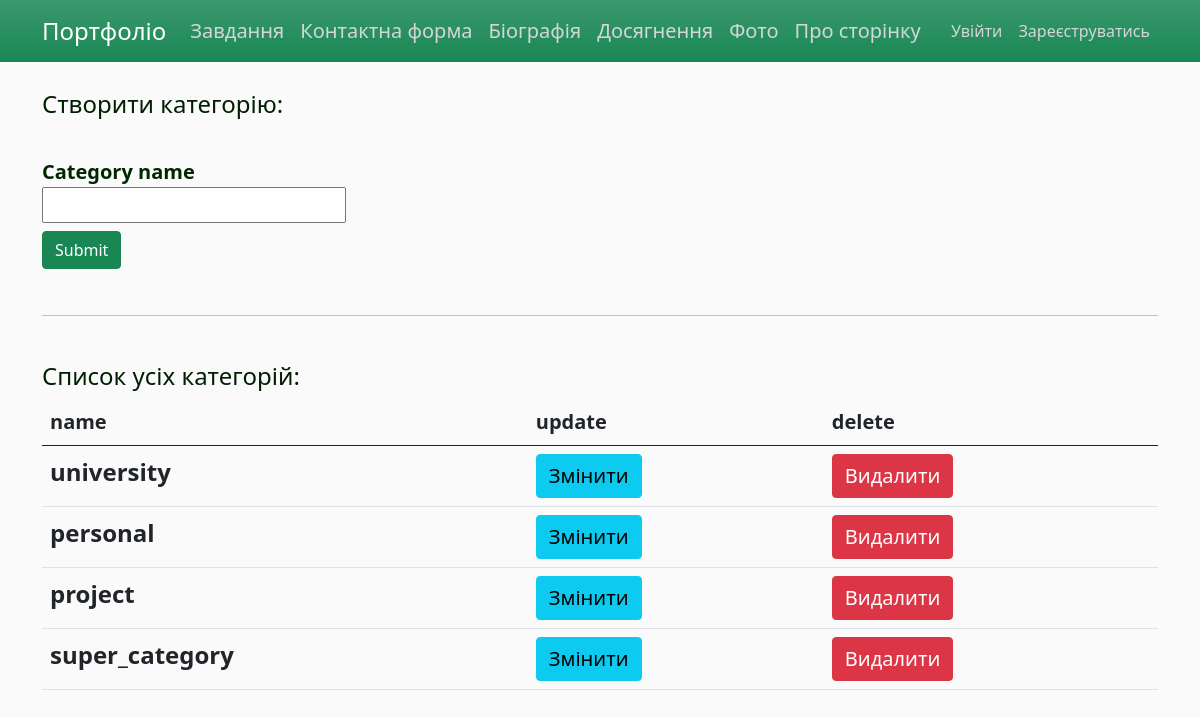
Page /category on the earlier database version.
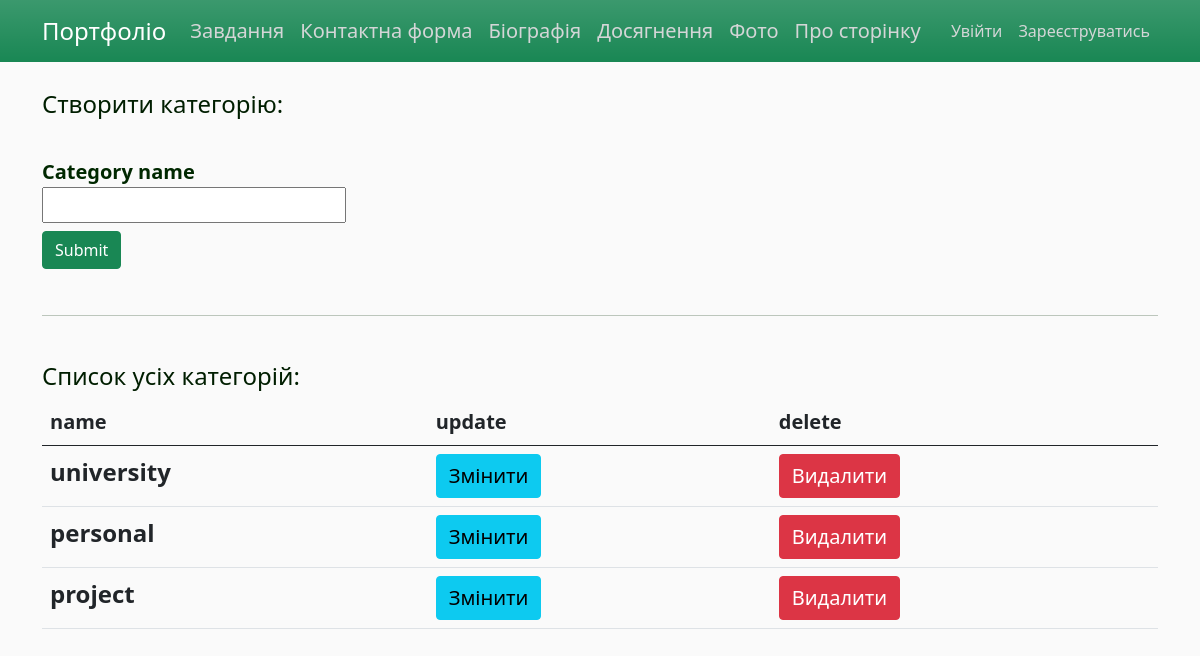
Same page on the later database version.
### app/models.py (models this page shows, shortened)
class Category(db.Model):
    id = db.Column(db.Integer, primary_key=True)
    name = db.Column(db.String(255), nullable=False, unique=True)
    tasks = db.relationship('Task', backref='categor', lazy='dynamic')

### app/views.py (the view, shortened to what this page needs)
@app.route("/category", methods=['POST', 'GET'])
def category():
    print("category")
    all_categories = Category.query.all()
    form = CategoryForm()
    return render_template('category.html', title='Категорії', form=form, all_categories=all_categories)

### app/forms.py
class CategoryForm(FlaskForm):
    name = StringField('Category name', validators=[DataRequired()])
    submit = SubmitField('Submit')

### app/templates/category.html (shortened to what this page needs)
{% extends "layout.html" %}
{% block content %}
    {% from "_render_field.html" import render_field %}
    <h4>Cтворити категорію:</h4>
    <br>
    <form action="{{ url_for('category') }}" method="POST">
        {{ render_field(form.name) }}
        {{ form.submit(class="btn btn-success") }}
    </form>
    <br><hr><br>
    <h4>Cписок усіх категорій:</h4>
    <table class="table table-hover">
      <thead>
        <tr>
          <th scope="col">name</th>
          <th scope="col">update</th>
          <th scope="col">delete</th>
        </tr>
      </thead>
      <tbody>
        {% for categ in all_categories %}
            <tr>
                <th> <b class="fs-4">{{ categ.name }}</b> </th>
                <td> <a href="{{url_for('category_update', id=categ.id)}}" class="btn btn-info fs-5"> Змінити </a> </td>
                <td> <a href="{{url_for('category_delete', id=categ.id)}}" class="btn btn-danger fs-5"> Видалити </a> </td>
            </tr>
        {% endfor %}
      </tbody>
    </table>
{% endblock content %}

Differences in the rows shown:
removed Category: name "super_category"
